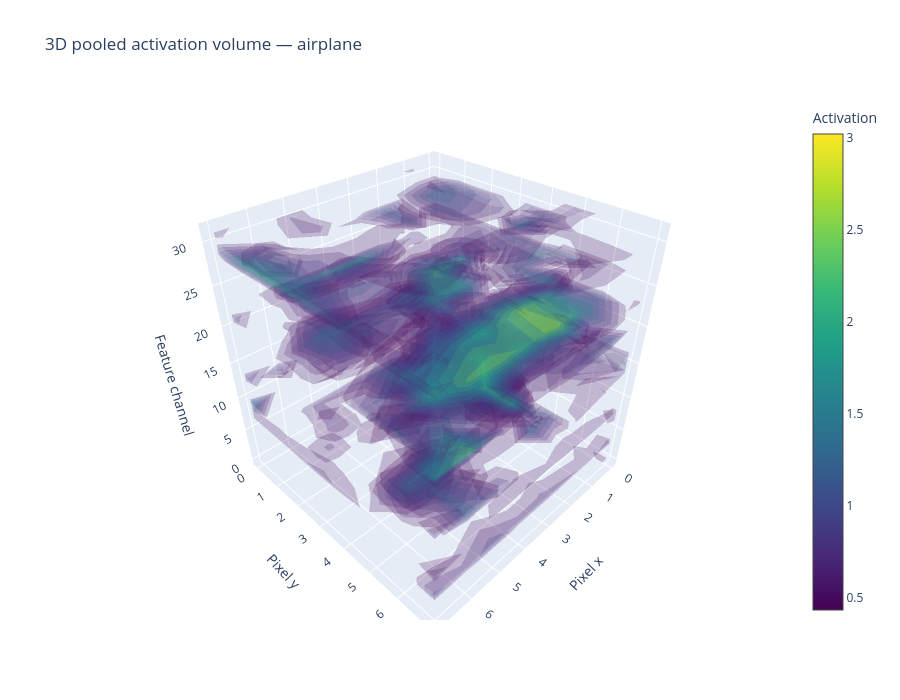

The cell this chart's notebook holds for it:
### Code cell
# Treat channels as the third spatial axis. The volume is (height, width, channels).
volume = pool2_output[image_position].transpose(1, 2, 0)
positive_values = volume[volume > 0]

if positive_values.size == 0:
    print("The selected image has no positive activations in the final feature volume.")
else:
    height, width, channels = volume.shape
    grid_y, grid_x, grid_channel = np.mgrid[
        0:height,
        0:width,
        0:channels,
    ]

    isomin = float(np.percentile(positive_values, 50))
    isomax = float(positive_values.max())
    if isomin >= isomax:
        isomin = isomax * 0.5

    fig = go.Figure(
        data=[
            go.Volume(
                x=grid_x.ravel(),
                y=grid_y.ravel(),
                z=grid_channel.ravel(),
                value=volume.ravel(),
                isomin=isomin,
                isomax=isomax,
                opacity=0.12,
                surface_count=12,
                colorscale="Viridis",
                colorbar={"title": "Activation"},
            )
        ]
    )
    fig.update_layout(
        title=(
            f"3D pooled activation volume — "
            f"{class_names[y_selected[image_position]]}"
        ),
        scene={
            "xaxis_title": "Pixel x",
            "yaxis_title": "Pixel y",
            "zaxis_title": "Feature channel",
        },
        height=700,
    )
    fig.show()

### Figure 1 — Plotly figure (JSON) as saved in the notebook; plotly's stock layout.template omitted (floating-point values rounded to 4 significant figures; data arrays with more than 128 entries replaced by an {"elided": "..."} marker saying what was removed)
{"data": [{"colorbar": {"title": {"text": "Activation"}}, "colorscale": [[0, "#440154"], [0.1111, "#482878"], [0.2222, "#3e4989"], [0.3333, "#31688e"], [0.4444, "#26828e"], [0.5556, "#1f9e89"], [0.6667, "#35b779"], [0.7778, "#6ece58"], [0.8889, "#b5de2b"], [1, "#fde725"]], "isomax": 3.018, "isomin": 0.431, "opacity": 0.12, "surface": {"count": 12}, "type": "volume", "value": {"elided": "2048 float values"}, "x": {"elided": "2048 int values"}, "y": {"elided": "2048 int values"}, "z": {"elided": "2048 int values"}}], "layout": {"height": 700, "scene": {"xaxis": {"title": {"text": "Pixel x"}}, "yaxis": {"title": {"text": "Pixel y"}}, "zaxis": {"title": {"text": "Feature channel"}}}, "title": {"text": "3D pooled activation volume — airplane"}}}
